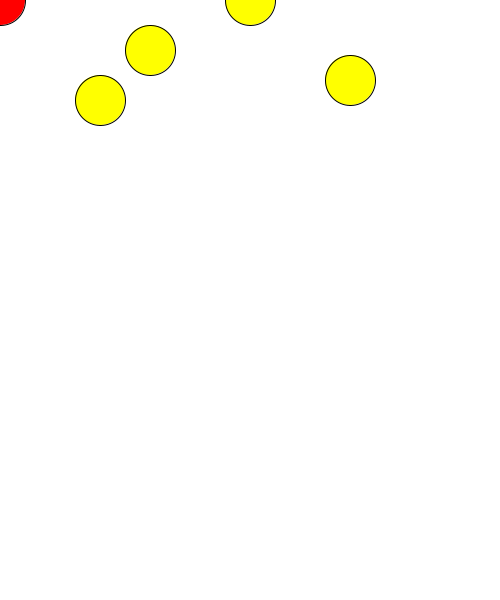
Frame 1 (no input)
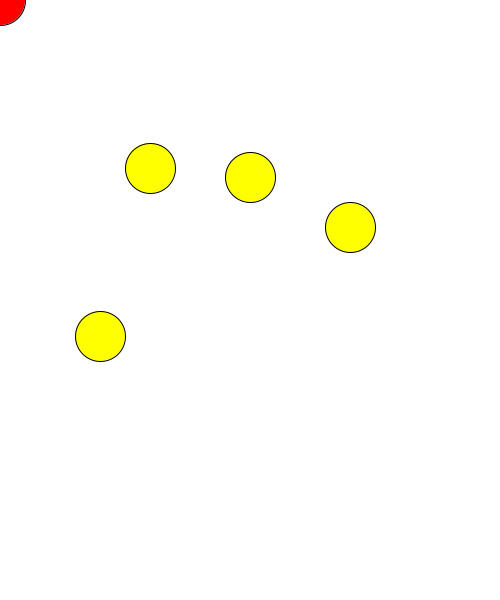
Frame 60 (the mouse pressed at the canvas centre just before this capture)
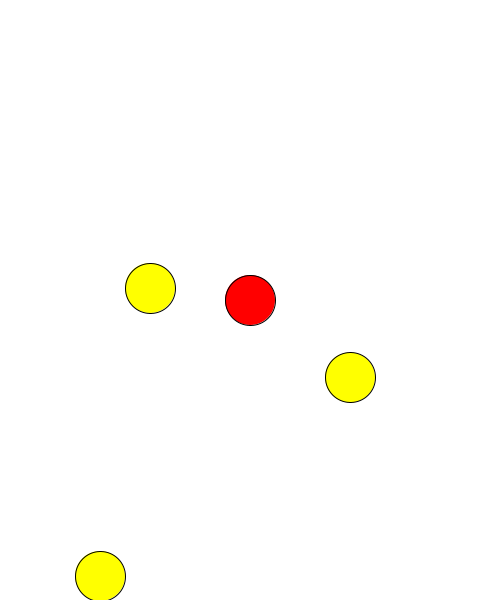
Frame 120 (the mouse held since frame 60 and released just before this capture)

The Processing sketch that drew these frames (run headless with seeded random() and noise(); from frame 60 on, the mouse is pressed at the canvas centre):

// Processing sketch: week11_02_2_dead___array
// ── week11_02_2_dead___array.pde
//Step02-2: dead[] array
float []x={250,150,350,100};
float []y={0,50,80,100};
float []vx={0,0,0,0};
float []vy={3,2,2.5,4};
boolean [] dead={false,false,false,false};//false 0,true 1
void setup()
{
  size(500,600);
}
void draw(){
  background(255);
  for(int i=0; i<4; i++)
  {
    if(dist(mouseX,mouseY,x[i],y[i])<=50){
       dead[i]=true;//碰到，就死掉
    }
    if(dead[i]==true) continue;//如果死掉了,continue換下一個
    fill(255,255,0);ellipse(x[i],y[i],50,50);
    y[i]= y[i] + vy[i];//vy是速度
    if(y[i]>600) vy[i]= -vy[i];//撞到下方
    if(y[i]<0) vy[i]= -vy[i];//撞到上方
  }
  fill(255,0,0);ellipse(mouseX,mouseY,50,50);
}
